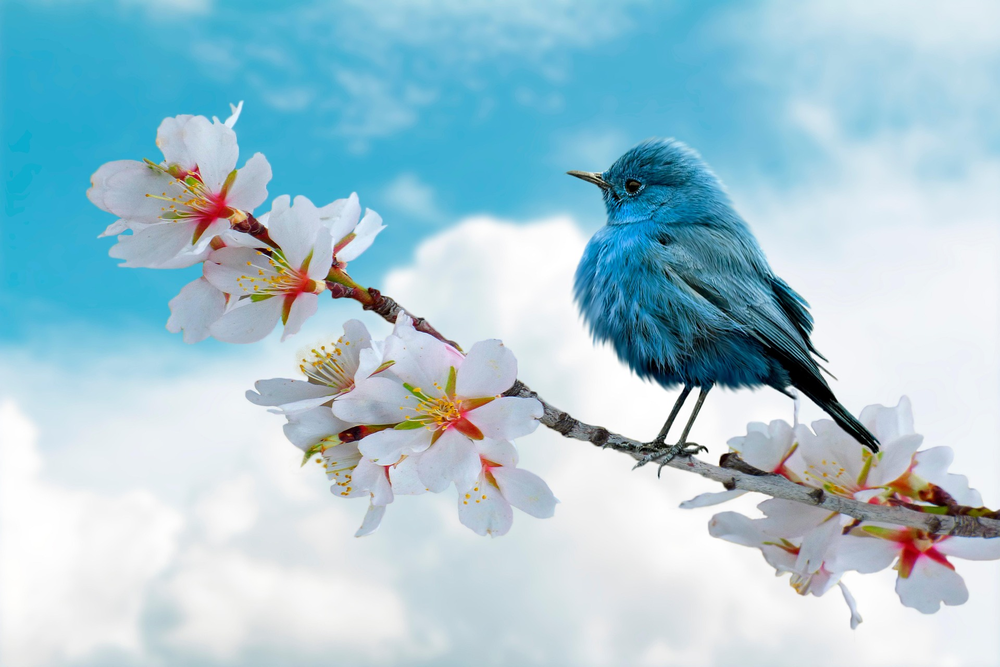
#> input picture lab3/image.png, 1000 x 667 px, shrunk from 1920 x 1280 before the run
$ python q3.py
#> lines starting #> are read from the running program, lines starting #| are printed output that depends on the picture; after the words box and inside, x2 and y2 are one past the last pixel; in counts of white or black regions, pixels touching at a corner belong together
import cv2
import numpy as np
import matplotlib.pyplot as plt
import os


def bit_plane_slicing(image_path):
#> called with image_path = 'image.png'
    img = cv2.imread(image_path, cv2.IMREAD_GRAYSCALE)
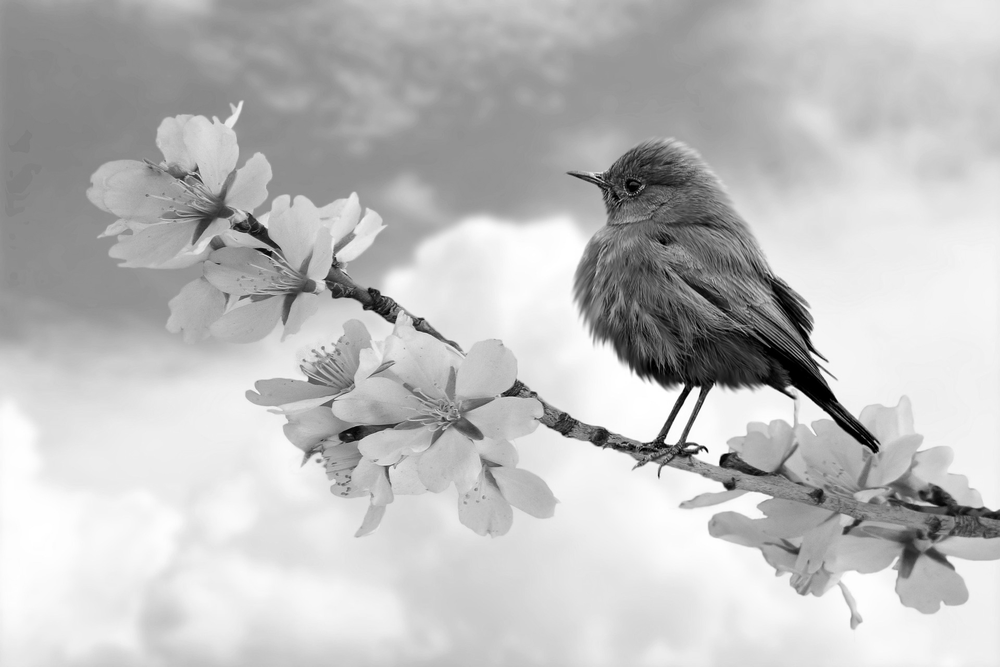
#> img: shape (667, 1000); min 0, max 255, mean 190
    planes = []

    # Extract bit planes from 0 to 7
    for i in range(8):
        # Perform bitwise AND between pixel and 2^i, then scale to 255 for visibility
        plane = np.bitwise_and(img, 1 << i)
        plane[plane > 0] = 255
        planes.append(plane)
#> this loop made 8 passes
#> pass 1, in bit_plane_slicing, `plane = np.bitwise_and(img, 1 << i)`:
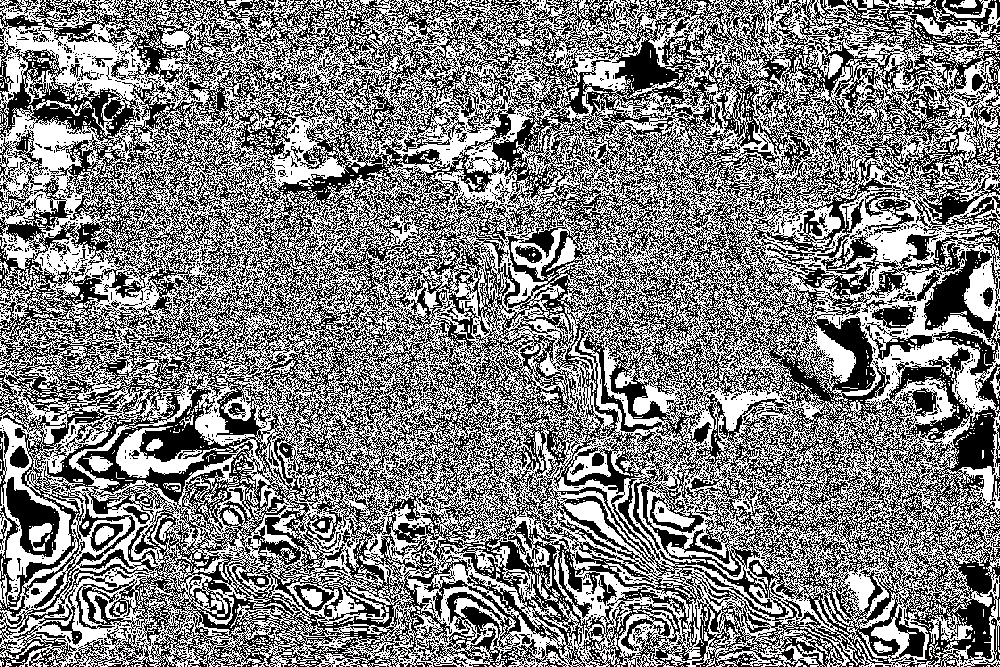
#> plane: shape (667, 1000); values 0 (black) and 1 (white), 50.4% white; black in thin lines or dots
#> pass 2, in bit_plane_slicing, `plane = np.bitwise_and(img, 1 << i)`:
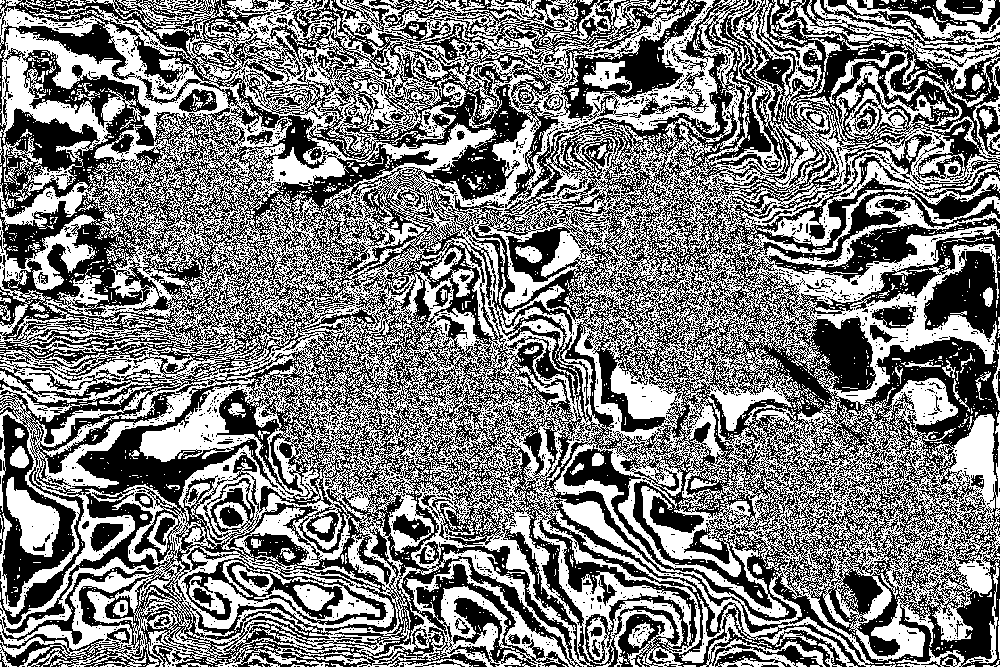
#> plane: shape (667, 1000); values 0 (black) and 2 (white), 49.2% white; 2697 white regions (2564 under 20 px), largest, box (x1, y1, x2, y2) and area: (0, 0, 1000, 667) 302280, (770, 0, 1000, 91) 5548, (6, 477, 60, 557) 2253
#> pass 3, in bit_plane_slicing, `plane = np.bitwise_and(img, 1 << i)`:
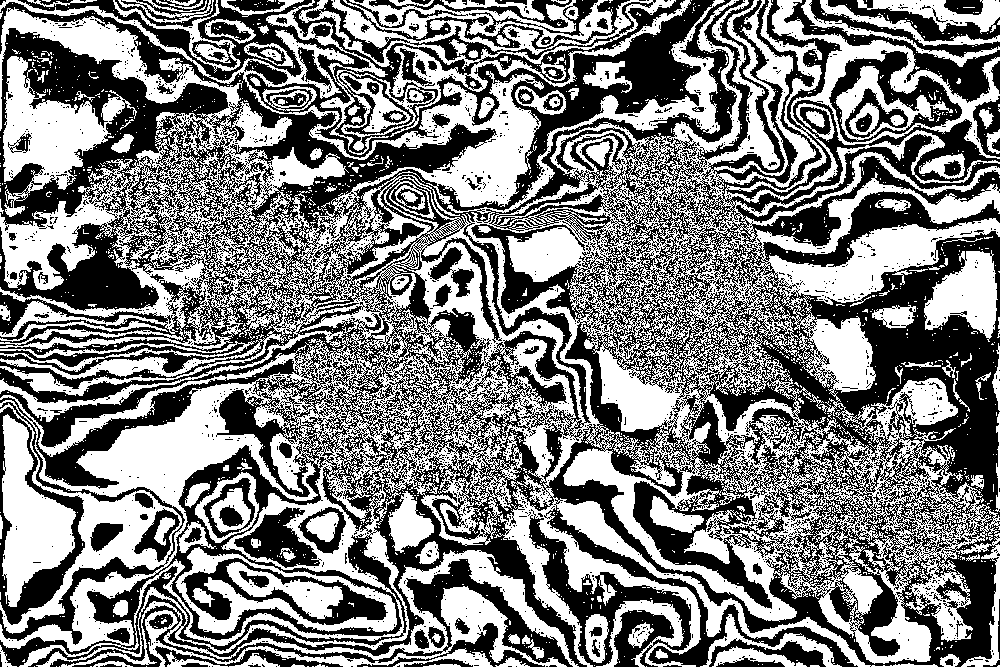
#> plane: shape (667, 1000); values 0 (black) and 4 (white), 50% white; 2147 white regions (2008 under 20 px), largest, box (x1, y1, x2, y2) and area: (0, 0, 1000, 667) 254782, (266, 0, 691, 155) 11124, (3, 56, 137, 217) 7904
#> after the loop:
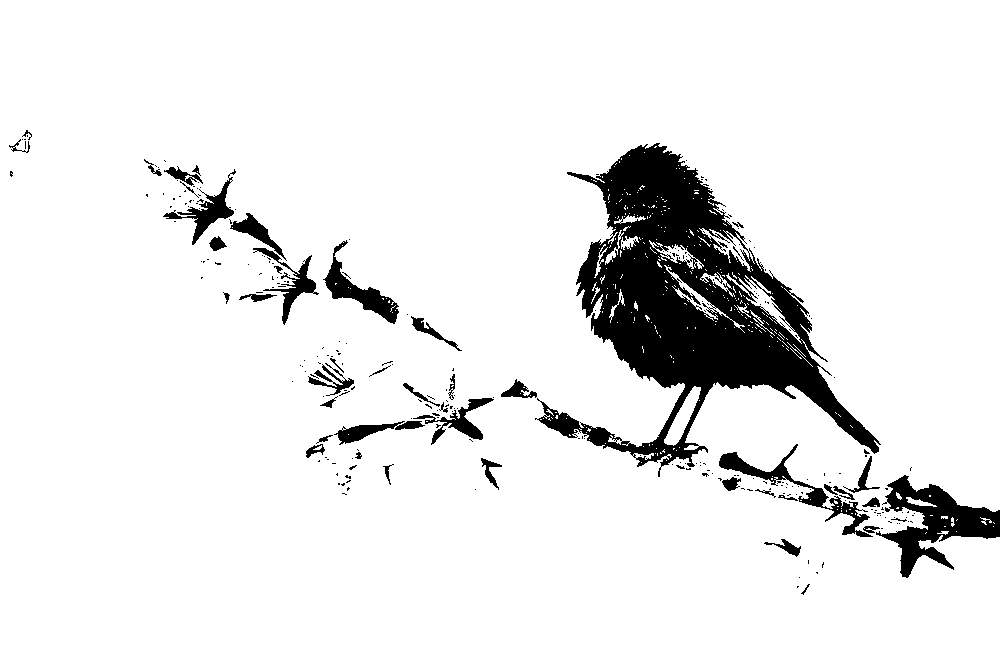
#> plane: shape (667, 1000); 91.6% white; 271 black regions (225 under 20 px), largest, box (x1, y1, x2, y2) and area: (535, 143, 881, 477) 38216, (876, 475, 1000, 578) 4849, (719, 444, 873, 537) 1983
#> after the loop, planes = 8 items

    # Plotting the 8 planes
    fig, axes = plt.subplots(2, 4, figsize=(12, 6))
    for i, ax in enumerate(axes.ravel()):
        ax.imshow(planes[i], cmap='gray')
        ax.set_title(f'Bit Plane {i}')
        ax.axis('off')
    plt.tight_layout()
    plt.show()
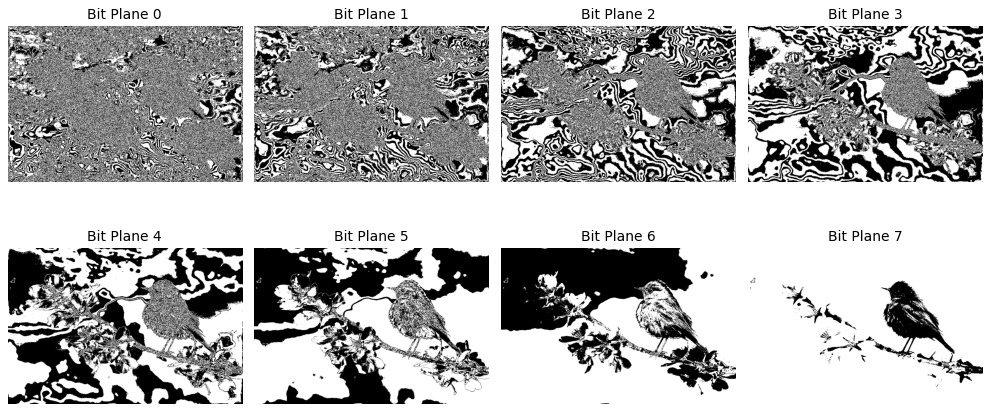
#> figure drawn by matplotlib, 8 panels


bit_plane_slicing('image.png')
# Visual Analysis Question Answer:
# The higher-order bit planes (Bit planes 6 and 7) carry the most significant visual information.
# Bit plane 7 contains the Most Significant Bit (MSB), contributing to the structural and broad structural
# intensity features, while lower-order planes (like Bit 0) mostly contain high-frequency noise.
